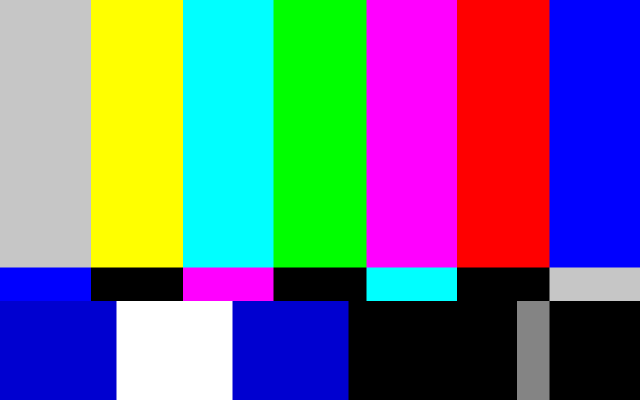
//> input picture cv_colors/test.png, 1280 x 800 px (shown at 1/2 size)
$ ./cv_histogram test.png   (built with g++ and OpenCV 4)
//> lines starting //> are read from the running program, lines starting //| are printed output that depends on the picture
// [16 lines of licence text are left out]

/*******************************************************************************************************************//**
 * @file cv_histogram.cpp
 * @brief C++ example of color histograms and image normalization in OpenCV
 * @author Christopher D. McMurrough
 **********************************************************************************************************************/

// include necessary dependencies
#include <iostream>
#include <string>
#include "opencv2/opencv.hpp"

#include "opencv2/highgui/highgui.hpp"
#include "opencv2/imgproc/imgproc.hpp"
#include <iostream>
#include <stdio.h>

// configuration parameters
#define NUM_COMNMAND_LINE_ARGUMENTS 1

/*******************************************************************************************************************//**
 * @brief program entry point
 * @param[in] argc number of command line arguments
 * @param[in] argv string array of command line arguments
 * @return return code (0 for normal termination)
 * @author Christoper D. McMurrough
 **********************************************************************************************************************/
int main(int argc, char **argv)
{
    cv::Mat imageIn;

    // validate and parse the command line arguments
    if(argc != NUM_COMNMAND_LINE_ARGUMENTS + 1)
    {
        std::printf("USAGE: %s <image_path> \n", argv[0]);
        return 0;
    }
    else
    {
        imageIn = cv::imread(argv[1], cv::IMREAD_COLOR);
//> imageIn is the input picture: 800 rows x 1280 cols, CV_8UC3; mean B, G, R 134.4, 110.7, 110.6

        // check for file error
        if(!imageIn.data)
        {
            std::cout << "Error while opening file " << argv[1] << std::endl;
            return 0;
        }
    }

    // split the input image into individual channels
    cv::Mat channels[3];
    cv::split(imageIn, channels);
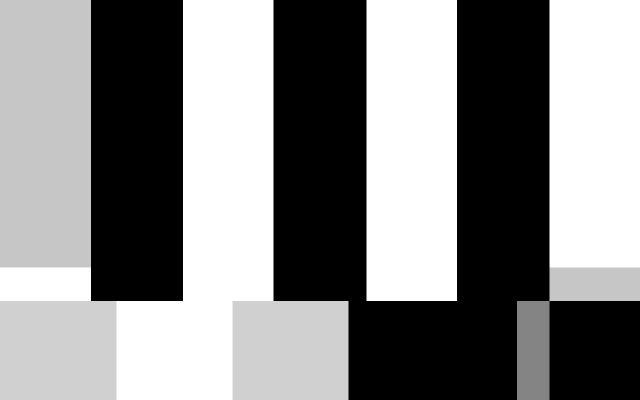
//> channels[0]: 800 rows x 1280 cols, CV_8UC1 (shown at 1/2 size); min 0, max 255, mean 134.4
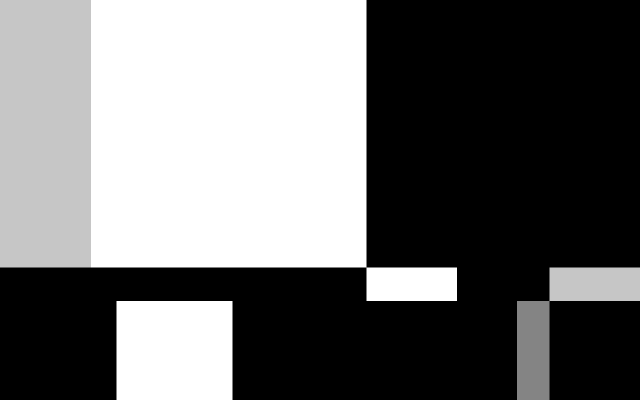
//> channels[1]: 800 rows x 1280 cols, CV_8UC1 (shown at 1/2 size); min 0, max 255, mean 110.7
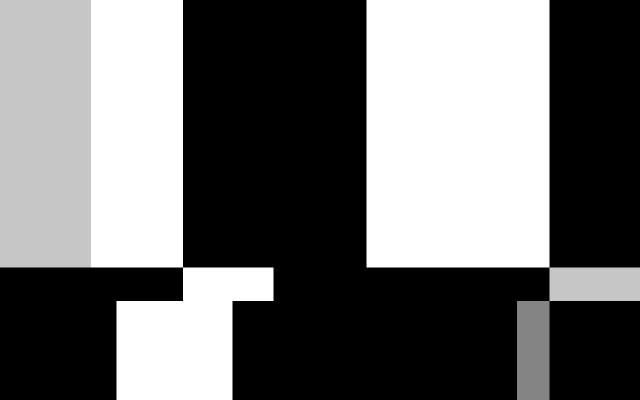
//> channels[2]: 800 rows x 1280 cols, CV_8UC1 (shown at 1/2 size); min 0, max 255, mean 110.6

    // set histogram ranges and settings
    const int histogramSize = 256;
    const float range[] = {0, histogramSize} ;
    const float* histogramRange = {range};

    cv::Mat histogramBlue;
    cv::Mat histogramGreen;
    cv::Mat histogramRed;

    // compute histograms
    cv::calcHist(&channels[0], 1, 0, cv::Mat(), histogramBlue, 1, &histogramSize, &histogramRange);
//> histogramBlue = 256 values, max 436674 at index 0, min 0 at index 1, mean 4000
    cv::calcHist(&channels[1], 1, 0, cv::Mat(), histogramGreen, 1, &histogramSize, &histogramRange);
//> histogramGreen = 256 values, max 548785 at index 0, min 0 at index 1, mean 4000
    cv::calcHist(&channels[2], 1, 0, cv::Mat(), histogramRed, 1, &histogramSize, &histogramRange);
//> histogramRed = 256 values, max 549320 at index 0, min 0 at index 1, mean 4000

    // create the histogram image
    int hist_w = 512;
    int hist_h = 400;
    int bin_w = round( (double) hist_w / histogramSize );
    cv::Mat histogramImage(hist_h, hist_w, CV_8UC3, cv::Scalar(0,0,0));

    // normalize the result to [ 0, histImage.rows ]
    cv::normalize(histogramBlue, histogramBlue, 0, histogramImage.rows, cv::NORM_MINMAX, -1, cv::Mat());
//> histogramBlue = 256 values, max 400 at index 0, min 0 at index 1, mean 3.66
    cv::normalize(histogramGreen, histogramGreen, 0, histogramImage.rows, cv::NORM_MINMAX, -1, cv::Mat());
//> histogramGreen = 256 values, max 400 at index 0, min 0 at index 1, mean 2.92
    cv::normalize(histogramRed, histogramRed, 0, histogramImage.rows, cv::NORM_MINMAX, -1, cv::Mat());
//> histogramRed = 256 values, max 400 at index 0, min 0 at index 1, mean 2.91

    // plot each channel
    for( int i = 1; i < histogramSize; i++ )
    {
        cv::line(histogramImage, cv::Point(bin_w*(i-1), hist_h - round(histogramBlue.at<float>(i-1))), cv::Point(bin_w*(i), hist_h - round(histogramBlue.at<float>(i))), cv::Scalar(255, 0, 0), 2, 8, 0);
        cv::line(histogramImage, cv::Point(bin_w*(i-1), hist_h - round(histogramGreen.at<float>(i-1))), cv::Point(bin_w*(i), hist_h - round(histogramGreen.at<float>(i))), cv::Scalar(0, 255, 0), 2, 8, 0);
        cv::line(histogramImage, cv::Point(bin_w*(i-1), hist_h - round(histogramRed.at<float>(i-1))), cv::Point(bin_w*(i), hist_h - round(histogramRed.at<float>(i))), cv::Scalar(0, 0, 255), 2, 8, 0);
    }
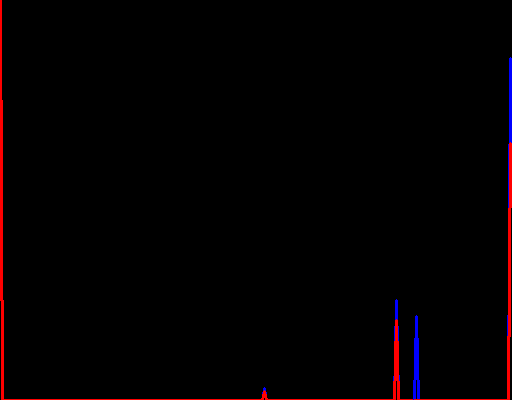
//> histogramImage: 400 rows x 512 cols, CV_8UC3; mean B, G, R 1.1, 0, 3.5

    // display the images
    cv::imshow("imageIn", imageIn);
    cv::imshow("histogramImage", histogramImage);
    cv::waitKey();

    return 0;
}
